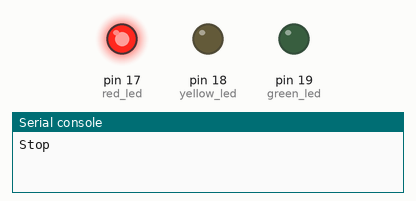
Recording of a program running on a simulated MicroPython board. On the bench: output pins drawn as LEDs (lit = HIGH), the last lines printed to the serial console.

Above: at 2.0 s.
At 5.0 s:
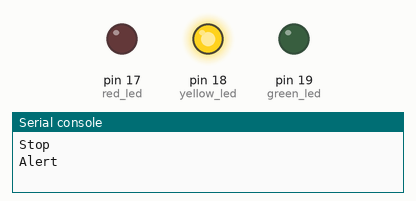
At 8.0 s:
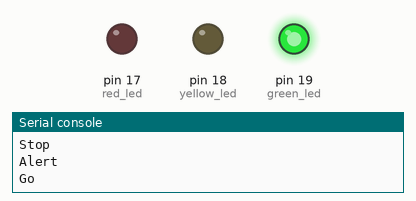
Timing chart, 0 to 13.0 s (numbered marks = the images above):
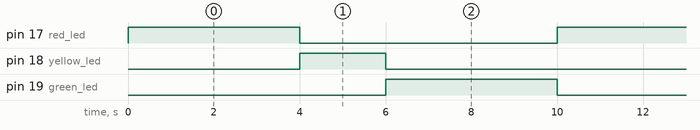

Measured:
- by itself, pin 17 (red_led), pin 19 (green_led): alternates HIGH for 4.0 s and LOW for 6.0 s
- by itself, pin 18 (yellow_led): alternates HIGH for 2.0 s and LOW for 8.0 s
- by itself, everything shown: repeats every 10.0 s, in 3 steps

The program:

Assignment3.py
```python
from machine import Pin
from time import sleep

#red_led
red_led = Pin(17, Pin.OUT)

#yellow_led
yellow_led = Pin(18, Pin.OUT)

#green_led
green_led = Pin(19, Pin.OUT)

while True:

  #stop signal - red glows
  print("Stop")
  red_led.value(1)
  yellow_led.value(0)
  green_led.value(0)
  sleep(4)

  #Alert signal - yellow glows
  print("Alert")
  red_led.value(0)
  yellow_led.value(1)
  green_led.value(0)
  sleep(2)

  #Go signal - green glows
  print("Go")
  red_led.value(0)
  yellow_led.value(0)
  green_led.value(1)
  sleep(4)
```
